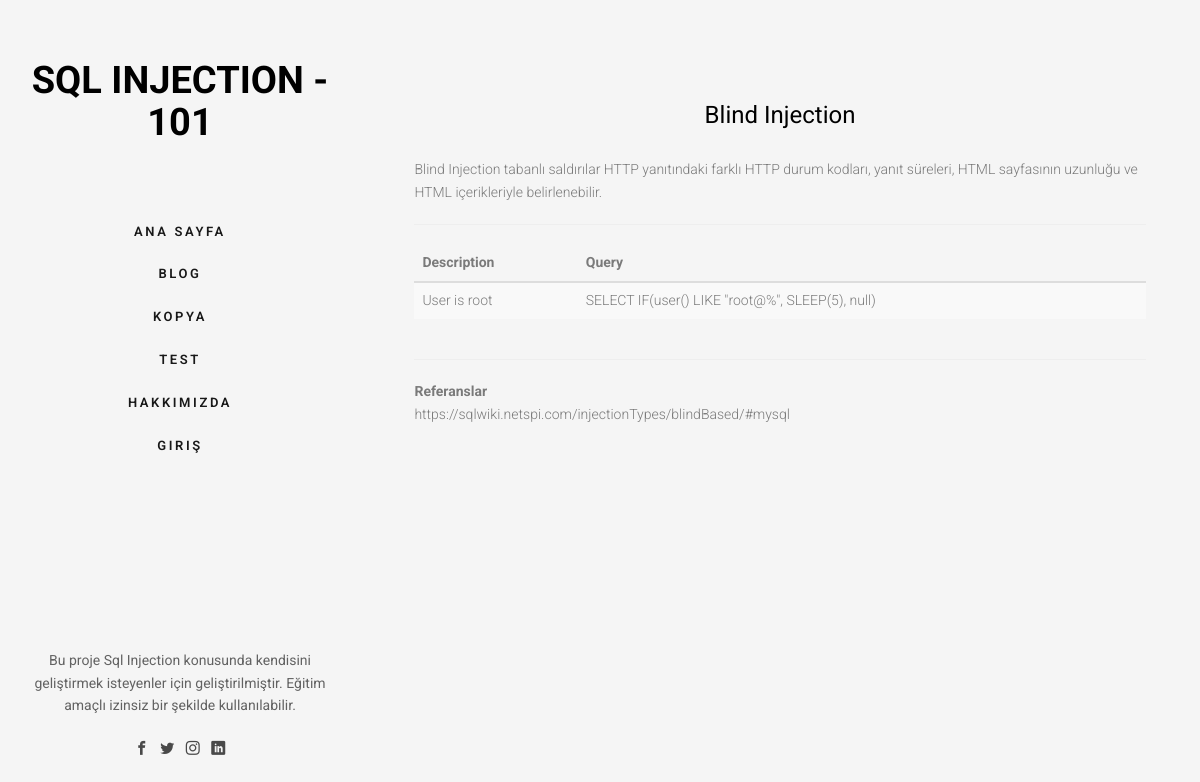
Before: /type.php?id=3 with the older database file.
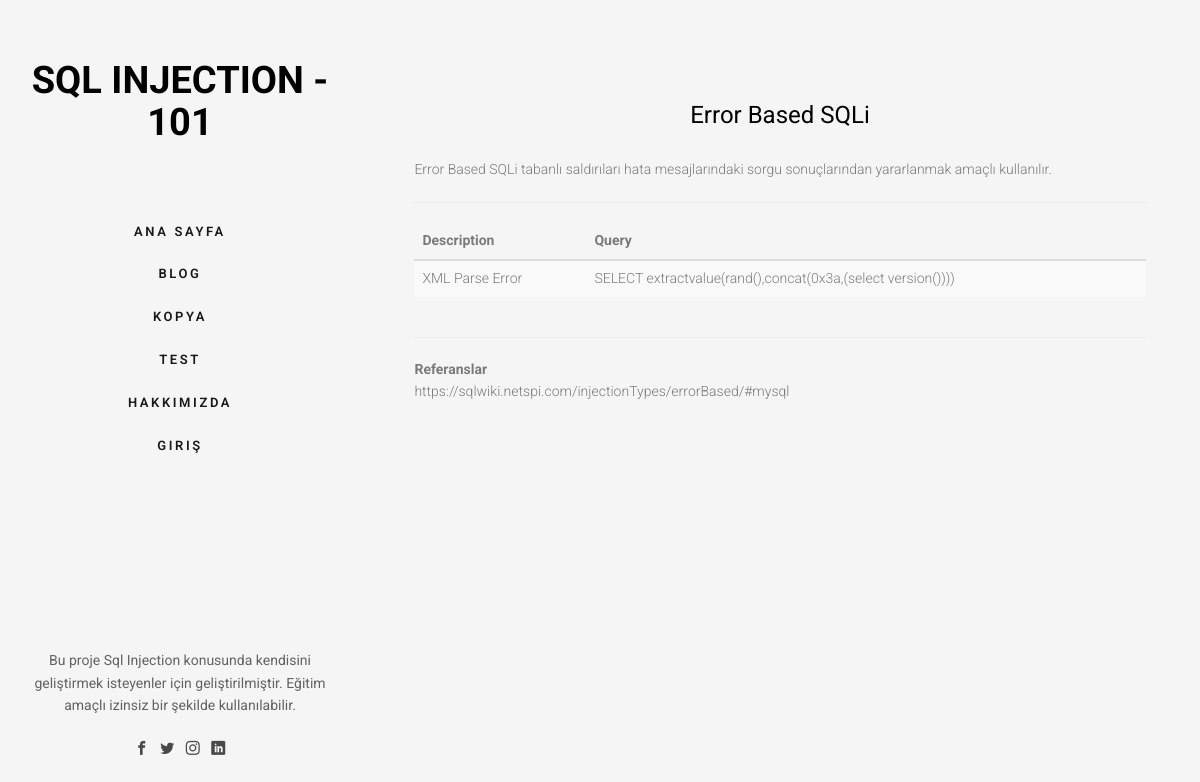
After: the same page with the newer database file.
### tables this page shows
CREATE TABLE Blog (
    ID int,
    Baslik varchar(255),
    Ozet varchar(255),
    Aciklama varchar(2000),
    Referans varchar(1000),
    Resim varchar(255),
    Url varchar(255)
);

### type.php (the view, shortened to what this page needs)
<?php
   include("header.php");
   include("configuration.php");
   $id = 1;
   if(isset($_GET["id"])){
       $id = $_GET["id"];
   }
   $sql = "SELECT * FROM Blog where ID = $id";
   $result = $conn->query($sql);
   if(isset($_GET["page"]))
   {
       echo '<div id="fh5co-main">
       <div class="fh5co-narrow-content">
           <h2 class="fh5co-heading animate-box" data-animate-effect="fadeInLeft"></h2>Statik veri güzeldir...</h2></div></div>';
   }
   else if ($result->num_rows > 0 ) {
       if(isset($_GET["data"]))
       {
           echo '<div id="fh5co-main">
           <div class="fh5co-narrow-content">
               <h2 class="fh5co-heading animate-box" data-animate-effect="fadeInLeft"></h2>Statik veri güzeldir...</h2></div></div>';
       }
       else
       {
           while($row = $result->fetch_assoc()) {
               echo '<div id="fh5co-main">
               <div class="fh5co-narrow-content">
                   <h2 class="fh5co-heading animate-box" data-animate-effect="fadeInLeft"></h2>
                       <div class="row row-bottom-padded-md">
                           <div class="col-md-12 col-sm-12 col-padding animate-box" data-animate-effect="fadeInLeft">
                               <div class="col-md-12" align="center">
                                   <h3>'.$row["Baslik"].'</h3>
                               </div>
                               <div class="col-md-12">
                                   <div class="col-md-12" >'.$row["Aciklama"].'</div>
                                       <div class="col-md-12">
                                       <hr>
                                       <strong>Referanslar</strong>'.$row["Referans"].
                                       '</div>
                                   </div>
                               </div>
                           </div>
                       </div>
               </div>';
           }
       }
   }
   ?>
   <?php
include("footer.php");
?>

### header.php (shortened to what this page needs)
<!DOCTYPE html>
 <html class="no-js">
	<head>
	<link rel="stylesheet" href="css/animate.css">
	<link rel="stylesheet" href="css/icomoon.css">
	<link rel="stylesheet" href="css/bootstrap.css">
	<link rel="stylesheet" href="css/flexslider.css">
	<link rel="stylesheet" href="css/style.css">
	</head>
	<body>
	<div id="fh5co-page">
		<aside id="fh5co-aside" role="complementary" class="border js-fullheight">
			<h1 id="fh5co-logo"><a href="index.html">SQL Injection - 101</a></h1>
			<nav id="fh5co-main-menu" role="navigation">
				<ul>
					<li><a href="index.php">Ana Sayfa</a></li>
					<li><a href="blog.php">Blog</a></li>
					<li><a href="kopyaKagidi.php">Kopya</a></li>
					<li><a href="test.php">Test</a></li>
					<li><a href="about.php">Hakkımızda</a></li>
					<li><a href="giris.php">Giriş</a></li>
				</ul>
			</nav>
			<div class="fh5co-footer">
				<p>Bu proje Sql Injection konusunda kendisini geliştirmek isteyenler için geliştirilmiştir. Eğitim amaçlı izinsiz bir şekilde kullanılabilir.	</p>
				<ul>
					<li><a href="#YOK"><i class="icon-facebook2"></i></a></li>
					<li><a href="#YOK"><i class="icon-twitter2"></i></a></li>
					<li><a href="#YOK"><i class="icon-instagram"></i></a></li>
					<li><a href="https://www.linkedin.com/in/beren-kuday-g-161a6886/"><i class="icon-linkedin2"></i></a></li>
				</ul>
			</div>
		</aside>

### footer.php (shortened to what this page needs)
</div>
</body>
</html>

### css/icomoon.css (style rules this page uses)
[class^="icon-"], [class*=" icon-"] { font-family: 'icomoon' !important; speak: none; font-style: normal; font-weight: normal; font-variant: normal; text-transform: none; line-height: 1; -webkit-font-smoothing: antialiased; -moz-osx-font-smoothing: grayscale; }
.icon-facebook2:before { content: "\eac0"; }
.icon-instagram:before { content: "\eac2"; }
.icon-twitter2:before { content: "\eac6"; }
.icon-linkedin2:before { content: "\eaf9"; }

### css/style.css (style rules this page uses)
body { font-family: "Roboto", Arial, sans-serif; font-weight: 300; font-size: 14px; line-height: 1.6; color: rgba(0, 0, 0, 0.5); background: whitesmoke; }
a { color: #228896; -webkit-transition: 0.5s; -o-transition: 0.5s; transition: 0.5s; }
p { margin-bottom: 1.5em; }
h1, h2, h3, h4, h5, h6 { color: #000; font-family: "Roboto", Arial, sans-serif; font-weight: 400; margin: 0 0 30px 0; }
#fh5co-page { width: 100%; overflow: hidden; position: relative; }
#fh5co-aside { padding-top: 60px; padding-bottom: 40px; width: 20%; position: fixed; bottom: 0; top: 0; left: 0; overflow-y: scroll; z-index: 1001; -webkit-transition: 0.5s; -o-transition: 0.5s; transition: 0.5s; }
@media screen and (max-width: 1200px) { #fh5co-aside { width: 30%; } }
#fh5co-aside #fh5co-logo { text-align: center; font-family: "Roboto", Arial, sans-serif; font-weight: 700; margin-bottom: 2em; text-transform: uppercase; font-size: 38px; }
#fh5co-aside #fh5co-logo a { color: #000; }
#fh5co-aside #fh5co-main-menu ul { text-align: center; margin: 0; padding: 0; }
#fh5co-aside #fh5co-main-menu ul li { margin: 0 0 20px 0; padding: 0; list-style: none; }
#fh5co-aside #fh5co-main-menu ul li a { color: rgba(0, 0, 0, 0.9); text-decoration: none; letter-spacing: .1em; text-transform: uppercase; font-size: 13px; font-weight: 600; position: relative; padding: 10px 10px; letter-spacing: .2em; font-family: "Roboto", Arial, sans-serif; -webkit-transition: 0.3s; -o-transition: 0.3s; transition: 0.3s; }
#fh5co-aside #fh5co-main-menu ul li a:after { content: ""; position: absolute; height: 2px; bottom: 7px; left: 10px; right: 10px; background-color: #228896; visibility: hidden; -webkit-transform: scaleX(0); -moz-transform: scaleX(0); -ms-transform: scaleX(0); -o-transform: scaleX(0); transform: scaleX(0); -webkit-transition: all 0.3s cubic-bezier(0.175, 0.885, 0.32, 1.275); -moz-transition: all 0.3s cubic-bezier(0.175, 0.885, 0.32, 1.275); -ms-transition: all 0.3s cubic-bezier(0.175, 0.885, 0.32, 1.275); -o-transition: all 0.3s cubic-bezier(0.175, 0.885, 0.32, 1.275); transition: all 0.3s cubic-bezier(0.175, 0.885, 0.32, 1.275); }
#fh5co-aside .fh5co-footer { position: absolute; bottom: 40px; font-size: 14px; text-align: center; width: 100%; font-weight: 400; color: rgba(0, 0, 0, 0.6); padding: 0 20px; }
#fh5co-aside .fh5co-footer ul { padding: 0; margin: 0; text-align: center; }
#fh5co-aside .fh5co-footer ul li { padding: 0; margin: 0; display: inline; list-style: none; }
#fh5co-aside .fh5co-footer ul li a { color: rgba(0, 0, 0, 0.7); padding: 4px; }
#fh5co-main { width: 80%; float: right; -webkit-transition: 0.5s; -o-transition: 0.5s; transition: 0.5s; }
@media screen and (max-width: 1200px) { #fh5co-main { width: 70%; } }
#fh5co-main .fh5co-narrow-content { position: relative; width: 93%; margin: 0 auto; padding: 4em 0; clear: both; }
.row-bottom-padded-md { padding-bottom: 4em; }
.col-padding { padding: 10px !important; }
.js .animate-box { opacity: 0; }

Changed rows visible on the page:
changed blog: Baslik "Blind Injection" → "Error Based SQLi"; Aciklama "Blind Injection tabanlı saldırılar HTTP yanıtındaki farklı HTTP durum kodları, yanıt süreleri, HTML sayfasının uzunluğu ve HTML içerikleriyle belirlenebilir. Description Query User is root SELECT IF(user() LIKE \"root@%\", SLEEP(5), null)" → "Error Based SQLi tabanlı saldırıları hata mesajlarındaki sorgu sonuçlarından yararlanmak amaçlı kullanılır. Description Query XML Parse Error SELECT extractvalue(rand(),concat(0x3a,(select version())))"; Referans "https://sqlwiki.netspi.com/injectionTypes/blindBased/#mysql" → "https://sqlwiki.netspi.com/injectionTypes/errorBased/#mysql"
